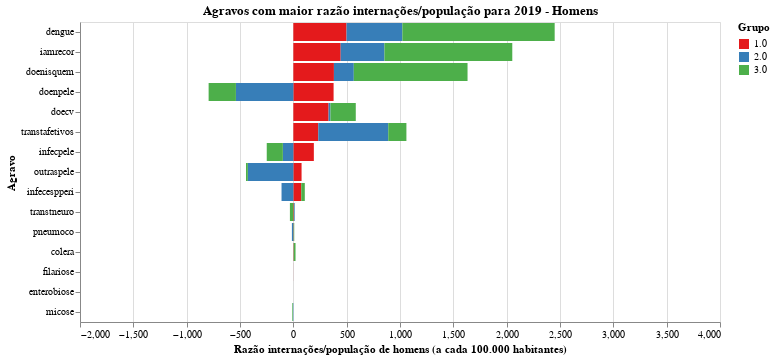

Here is the notebook cell this chart was saved with:
### Code cell
chart = plot_grafico_dif(df_19, df_r,
                         'taxa_nova_homem', 
                         "Agravos com maior razão internações/população para 2019 - Homens",
                        "Razão internações/população de homens (a cada 100.000 habitantes)")

#chart.save('tx_bruta_t.svg')
chart

### Figure 1 — Vega-Lite specification as saved in the notebook (floating-point values rounded to 4 significant figures)
{"config": {"view": {"continuousWidth": 400, "continuousHeight": 300}, "range": {"category": {"scheme": "set1"}}}, "data": {"name": "data-87db6d1111d5392719e6beafaf2295c4"}, "mark": "bar", "encoding": {"color": {"type": "nominal", "field": "grupo", "title": "Grupo"}, "order": {"type": "nominal", "field": "grupo", "sort": "ascending"}, "tooltip": {"type": "quantitative", "field": "taxa"}, "x": {"type": "quantitative", "field": "taxa", "scale": {"domain": [-2000, 4000]}, "title": "Razão internações/população de homens (a cada 100.000 habitantes)"}, "y": {"type": "nominal", "field": "agravo", "sort": null, "title": "Agravo"}}, "title": "Agravos com maior razão internações/população para 2019 - Homens", "width": 640, "$schema": "https://vega.github.io/schema/vega-lite/v4.8.1.json", "datasets": {"data-87db6d1111d5392719e6beafaf2295c4": [{"agravo": "dengue", "grupo": "1.0", "taxa": 498.9}, {"agravo": "dengue", "grupo": "2.0", "taxa": 523.2}, {"agravo": "dengue", "grupo": "3.0", "taxa": 1428.0}, {"agravo": "iamrecor", "grupo": "1.0", "taxa": 444.0}, {"agravo": "iamrecor", "grupo": "2.0", "taxa": 410.0}, {"agravo": "iamrecor", "grupo": "3.0", "taxa": 1199.0}, {"agravo": "doenisquem", "grupo": "1.0", "taxa": 380.5}, {"agravo": "doenisquem", "grupo": "2.0", "taxa": 186.4}, {"agravo": "doenisquem", "grupo": "3.0", "taxa": 1066.0}, {"agravo": "doenpele", "grupo": "1.0", "taxa": 377.4}, {"agravo": "doenpele", "grupo": "2.0", "taxa": -538.2}, {"agravo": "doenpele", "grupo": "3.0", "taxa": -255.9}, {"agravo": "doecv", "grupo": "1.0", "taxa": 330.5}, {"agravo": "doecv", "grupo": "2.0", "taxa": 17.57}, {"agravo": "doecv", "grupo": "3.0", "taxa": 237.3}, {"agravo": "transtafetivos", "grupo": "1.0", "taxa": 233.8}, {"agravo": "transtafetivos", "grupo": "2.0", "taxa": 656.1}, {"agravo": "transtafetivos", "grupo": "3.0", "taxa": 170.2}, {"agravo": "infecpele", "grupo": "1.0", "taxa": 192.3}, {"agravo": "infecpele", "grupo": "2.0", "taxa": -98.1}, {"agravo": "infecpele", "grupo": "3.0", "taxa": -151.2}, {"agravo": "outraspele", "grupo": "1.0", "taxa": 77.18}, {"agravo": "outraspele", "grupo": "2.0", "taxa": -426.6}, {"agravo": "outraspele", "grupo": "3.0", "taxa": -17.23}, {"agravo": "infecespperi", "grupo": "1.0", "taxa": 74.3}, {"agravo": "infecespperi", "grupo": "2.0", "taxa": -110.6}, {"agravo": "infecespperi", "grupo": "3.0", "taxa": 33.26}, {"agravo": "transtneuro", "grupo": "1.0", "taxa": 6.132}, {"agravo": "transtneuro", "grupo": "2.0", "taxa": 6.464}, {"agravo": "transtneuro", "grupo": "3.0", "taxa": -32.11}, {"agravo": "pneumoco", "grupo": "1.0", "taxa": 3.571}, {"agravo": "pneumoco", "grupo": "2.0", "taxa": -13.47}, {"agravo": "pneumoco", "grupo": "3.0", "taxa": 4.866}, {"agravo": "colera", "grupo": "1.0", "taxa": 3.188}, {"agravo": "colera", "grupo": "2.0", "taxa": 0.7958}, {"agravo": "colera", "grupo": "3.0", "taxa": 16.57}, {"agravo": "filariose", "grupo": "1.0", "taxa": 0.4639}, {"agravo": "filariose", "grupo": "2.0", "taxa": -0.1048}, {"agravo": "filariose", "grupo": "3.0", "taxa": 0.0}, {"agravo": "enterobiose", "grupo": "1.0", "taxa": 0.0}, {"agravo": "enterobiose", "grupo": "2.0", "taxa": 0.0}, {"agravo": "enterobiose", "grupo": "3.0", "taxa": 0.0}, {"agravo": "micose", "grupo": "1.0", "taxa": 0.0}, {"agravo": "micose", "grupo": "2.0", "taxa": -4.135}, {"agravo": "micose", "grupo": "3.0", "taxa": -6.025}]}}
